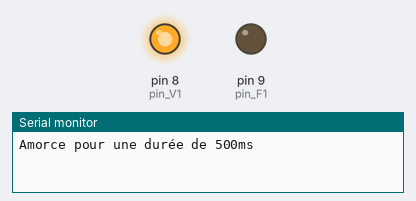
Bench run of a program on a simulated Arduino Uno, built with avr-gcc and run on an emulated ATmega328P. Shown: output pins drawn as LEDs (lit = HIGH), the last lines printed to the serial monitor.

Above: at 0.1 s.
At 1.35 s:
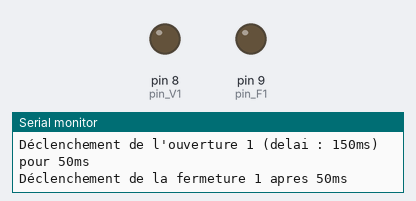
Timing chart, 0 to 4.5 s (numbered marks = the images above):
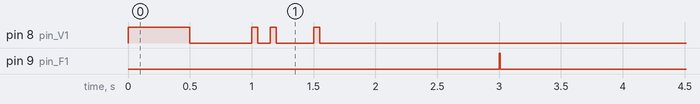

The program:

main.cpp
```cpp
#include <Arduino.h>

const int nb_ouverture = 3;
const int nb_flash     = 4;
const int nb_events    = nb_ouverture + nb_ouverture + nb_flash; //ouvertures + fermetures + flashs

const int triggerTypeOuverture = 1;
const int triggerTypeFermeture = 2;
const int triggerTypeFlash     = 3;

int ouverture_durees[nb_ouverture]; //Durée de chaque ouverture
int ouverture_delais[nb_ouverture]; //Delai de demarrage pour chacune des ouvertures
int flash_delais[nb_flash];         //Delai de demarrage pour chacun des flashs

int     amorce  = 500; //Duree de l'amorce en ms
boolean started = true;

int pin_V1 = 8;

int pin_F1 = 9;

void initPins() {

	pinMode(pin_V1, OUTPUT);
  	digitalWrite(pin_V1, LOW);

	pinMode(pin_F1, OUTPUT);
	digitalWrite(pin_F1, LOW);

}

void initConfiguration() {

  ouverture_delais[0] = 0;
  ouverture_durees[0] = 50;

  ouverture_delais[1] = 150;
  ouverture_durees[1] = 50;

  ouverture_delais[2] = 500;
  ouverture_durees[2] = 50;

  flash_delais[0] = 2000;

}

void doAmorce() {
  Serial.print("Amorce pour une durée de " );
  Serial.print( amorce );
  Serial.println( "ms" );
  digitalWrite(pin_V1, HIGH);
  delay( amorce );
  digitalWrite(pin_V1, LOW);
  delay(500);
}

void triggerOuvertureVanne( int indexOuverture ) {
  if ( ouverture_durees[indexOuverture] > 0 ) {
	digitalWrite(pin_V1, HIGH);
    Serial.print("Déclenchement de l'ouverture " );
    Serial.print( indexOuverture );
    Serial.print(" (delai : " );
    Serial.print( ouverture_delais[indexOuverture] );
    Serial.print("ms) pour " );
    Serial.print( ouverture_durees[indexOuverture] );
    Serial.println( "ms" );
  }
}

void triggerFermetureVanne( int indexFermeture ) {
  if ( ouverture_durees[indexFermeture] > 0 ) {
	digitalWrite(pin_V1, LOW);
    Serial.print("Déclenchement de la fermeture " );
    Serial.print( indexFermeture );
    Serial.print(" apres " );
    Serial.print( ouverture_durees[indexFermeture] );
    Serial.println( "ms" );
  }
}

void triggerFlash( int indexFlash ) {
  if ( flash_delais[indexFlash] > 0 ) {
	digitalWrite(pin_F1, HIGH);
	delay( 10 );
	digitalWrite(pin_F1, LOW);
  	Serial.print("Déclenchement du flash " );
    Serial.print( indexFlash );
    Serial.print(" (delai : " );
    Serial.print( flash_delais[indexFlash] );
    Serial.println( "ms)" );
  }
}

void setup() {

  //Initialisation du Serial pour debug
Serial.begin(9600);
	while (!Serial) {
		; // wait for serial port to connect. Needed for native USB
	}
  initPins();
  initConfiguration();
  doAmorce() ;
}

void loop() {

  if ( started ) {

  	unsigned long time = millis();
		int           triggerOrder[nb_events];
	  unsigned long triggerTime[nb_events];
		int           triggerTarget[nb_events];
		int           triggerTargetId[nb_events];

		//Initialisation des tableaux de travail
		for (int i=0; i<nb_events; i++) {
			triggerOrder[i]    = -1;
			triggerTime[i]     = -1;
			triggerTarget[i]   = -1;
			triggerTargetId[i] = -1;
		}

		//Enregistrement des ouvertures de vanne
		for ( int i=0; i<nb_ouverture; i++ ) {
			//Ouverture de vanne
      triggerTime[i]     = ouverture_delais[i] + time;
			triggerTarget[i]   = triggerTypeOuverture;
			triggerTargetId[i] = i;
		}

    //Enregistrement des fermetures de vanne
		for ( int i=0; i<nb_ouverture; i++ ) {
			//Ouverture de vanne
      triggerTime[nb_ouverture + i]     = ouverture_delais[i] + ouverture_durees[i] + time;
			triggerTarget[nb_ouverture + i]   = triggerTypeFermeture;
			triggerTargetId[nb_ouverture + i] = i;
		}

		//Enregistrement des flashs
		for ( int i=0; i<nb_flash; i++ ) {
			triggerTime[nb_ouverture + nb_ouverture + i]     = flash_delais[i] + time;
			triggerTarget[nb_ouverture + nb_ouverture + i]   = triggerTypeFlash;
			triggerTargetId[nb_ouverture + nb_ouverture + i] = i;
		}

		//Determination de l'ordre d'execution des evenements
		for (  int i=0; i<nb_events; i++ ) {

			unsigned long min = 9999999;
			int minIndex = -1;

			for ( int j=0; j<nb_events; j++ ) {

				//On recherche d'abord si l'index courant a été traité
				bool isSorted = false;
				for (  int k=0; k<nb_events; k++ ) {
					if ( triggerOrder[k] == j ) isSorted = true;
				}

				//Si l'index courant n'a pas ete traite, on regarde si il est le plus petit
				if ( !isSorted && min > triggerTime[j] ) {
					min = triggerTime[j];
					minIndex = j;
				}

			}

			//On ajoute l'index courant a la liste des index traités
			triggerOrder[i] = minIndex;

		}

		//Declenchement des evenements dans l'ordre defini
		for ( int i=0; i<nb_events; i++ ) {

			int indexToExecute = triggerOrder[i];

			while ( millis() < triggerTime[indexToExecute] ) {
				;
			}

			if ( triggerTarget[indexToExecute] == triggerTypeOuverture ) {
				triggerOuvertureVanne( triggerTargetId[indexToExecute] );
      } else if ( triggerTarget[indexToExecute] == triggerTypeFermeture ) {
        triggerFermetureVanne( triggerTargetId[indexToExecute] );
			} else {
				triggerFlash( triggerTargetId[indexToExecute] );
			}

		}

    started = false;

  }

}
```

Measured:
- by itself, pin 8 (pin_V1): goes LOW 0.50 s, HIGH 0.05 s, LOW 0.10 s, HIGH 0.05 s, LOW 0.30 s, HIGH 0.05 s, then LOW
- by itself, pin 9 (pin_F1): LOW → HIGH at 3.0 s, → LOW 0.01 s later
